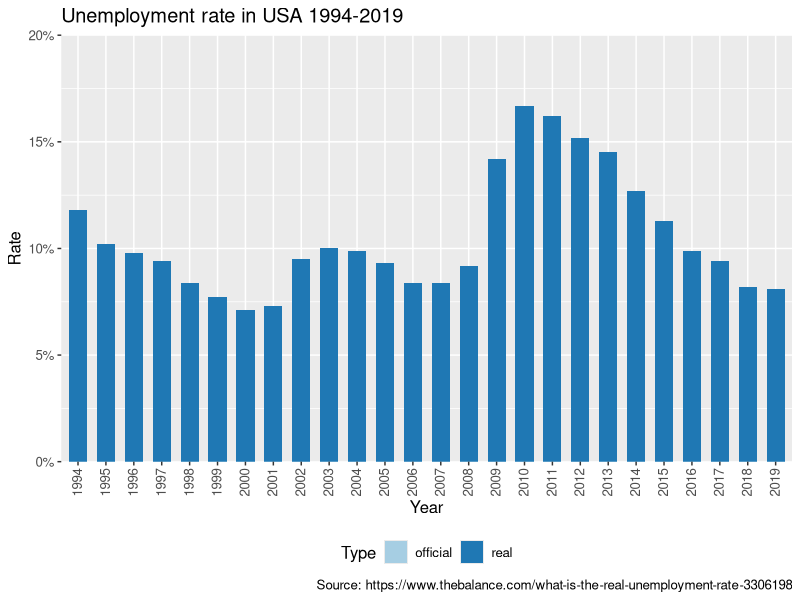

Generate this figure with R:
## ---- chunk 1
library(ggplot2)
library(dplyr)
library(ggthemes)

official <- c(6.6, 5.6, 5.6, 5.3, 4.6, 4.3, 4.0, 4.2, 5.7, 5.8,
        5.7, 5.3, 4.7, 4.6, 5.0, 7.8, 9.8, 9.1, 8.3, 8.0,
        6.6, 5.7, 4.9, 4.8, 4.4, 4.0) / 100
real <- c(11.8, 10.2, 9.8, 9.4, 8.4, 7.7, 7.1, 7.3, 9.5, 10.0,
          9.9, 9.3, 8.4, 8.4, 9.2, 14.2, 16.7, 16.2, 15.2, 14.5,
          12.7, 11.3, 9.9, 9.4, 8.2, 8.1) /100

unemployment <- data.frame(
  Year = c(c(1994:2019), c(1994:2019)),
  Rate = c(official, real),
  Type = as.factor(c(rep(times = 26, "official"), rep(times = 26, "real")))
)
## ---- chunk 2
ggplot(data = unemployment, aes(x = as.factor(Year) , y = Rate, fill = Type)) +
   geom_bar(stat = "identity", position = position_dodge(width = 0), width = 1.3) +
   scale_y_continuous(labels = scales::percent, expand = expand_scale(add = c(0, 0)), limits = c(0, 0.2)) +
   scale_fill_brewer(palette="Paired") +
   theme_gray() + 
   labs(title = "Unemployment rate in USA 1994-2019", x = "Year", y = "Rate", caption = 
           "Source: https://www.thebalance.com/what-is-the-real-unemployment-rate-3306198") +
   theme(axis.text.x = element_text(angle = 90, vjust = 0.4), 
         panel.grid.minor.y = element_line(colour = "white"), legend.position = "bottom", text = element_text(size=12))
